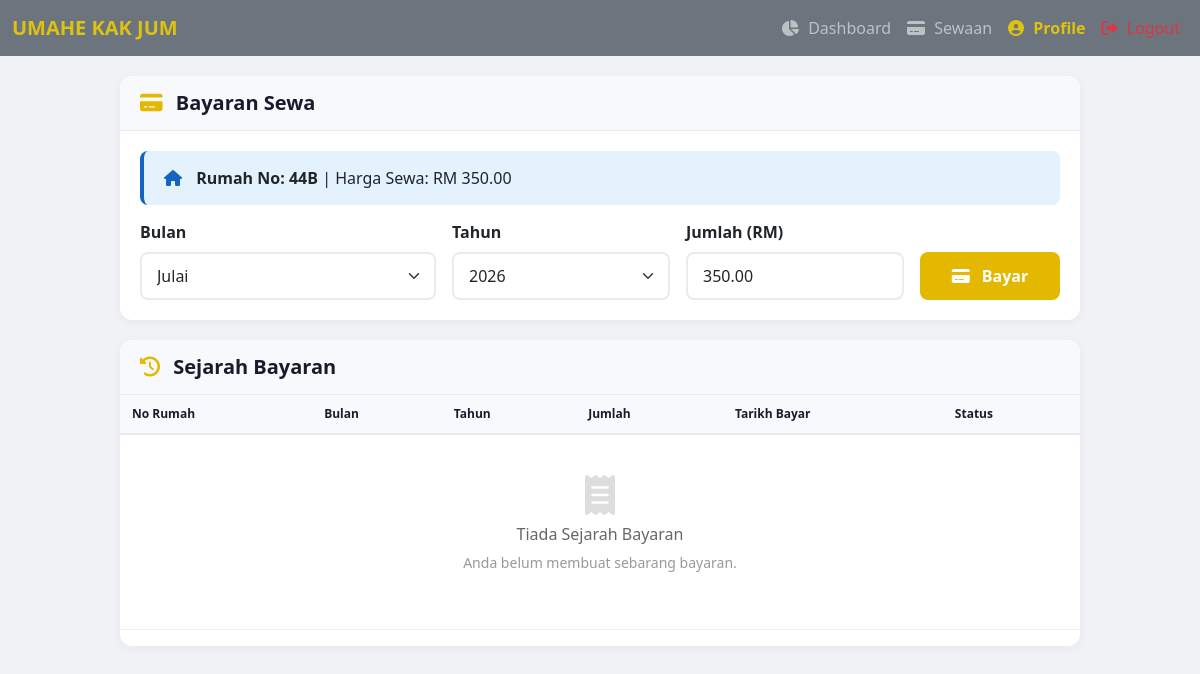
/bayaran.php (signed in), run on the app's committed database.
### tables this page shows
CREATE TABLE IF NOT EXISTS `sewa` (
  `id_sewa` int NOT NULL AUTO_INCREMENT,
  `id_penyewa` int DEFAULT NULL,
  `id_rumah` int DEFAULT NULL,
  `tarikh_masuk` date DEFAULT NULL,
  `deposit` decimal(10,2) DEFAULT NULL,
  PRIMARY KEY (`id_sewa`),
  KEY `id_penyewa` (`id_penyewa`),
  KEY `id_rumah` (`id_rumah`),
  CONSTRAINT `sewa_ibfk_1` FOREIGN KEY (`id_penyewa`) REFERENCES `penyewa` (`id_penyewa`),
  CONSTRAINT `sewa_ibfk_2` FOREIGN KEY (`id_rumah`) REFERENCES `rumah` (`id_rumah`)
);

CREATE TABLE IF NOT EXISTS `rumah` (
  `id_rumah` int NOT NULL AUTO_INCREMENT,
  `no_rumah` varchar(20) DEFAULT NULL,
  `harga_sewa` decimal(10,2) DEFAULT NULL,
  `status` enum('Kosong','Disewa') DEFAULT 'Kosong',
  PRIMARY KEY (`id_rumah`)
);

### bayaran.php (the view, shortened to what this page needs)
<?php
include("db.php");
include("header_penyewa.php");
$id_penyewa = $_SESSION['user_id'];
$sql_sewa = "SELECT s.id_sewa, r.no_rumah, r.harga_sewa, r.id_rumah
             FROM sewa s
             JOIN rumah r ON s.id_rumah = r.id_rumah
             WHERE s.id_penyewa = ? AND r.status = 'Disewa'";
$stmt = mysqli_prepare($conn, $sql_sewa);
mysqli_stmt_bind_param($stmt, "i", $id_penyewa);
mysqli_stmt_execute($stmt);
$result_sewa = mysqli_stmt_get_result($stmt);
$sewa = mysqli_fetch_assoc($result_sewa);
$sql_histori = "SELECT
                    b.id_bayaran,
                    b.tarikh_bayar,
                    b.jumlah,
                    b.status,
                    b.bulan,
                    b.tahun,
                    r.no_rumah
                FROM bayaran b
                INNER JOIN sewa s ON b.id_sewa = s.id_sewa
                INNER JOIN rumah r ON s.id_rumah = r.id_rumah
                WHERE s.id_penyewa = ?
                ORDER BY b.id_bayaran DESC";
$stmt_histori = mysqli_prepare($conn, $sql_histori);
mysqli_stmt_bind_param($stmt_histori, "i", $id_penyewa);
mysqli_stmt_execute($stmt_histori);
$result_histori = mysqli_stmt_get_result($stmt_histori);
?>
<!DOCTYPE html>
<html>
<head>
    <link href="https://cdn.jsdelivr.net/npm/bootstrap@5.3.0/dist/css/bootstrap.min.css" rel="stylesheet">
    <link rel="stylesheet" href="https://cdnjs.cloudflare.com/ajax/libs/font-awesome/6.4.0/css/all.min.css">
</head>
<body>
    <div class="page-wrapper">
        <div class="card-custom">
            <div class="card-header-custom">
                <h5><i class="fas fa-credit-card"></i> Bayaran Sewa</h5>
            </div>
            <div class="card-body-custom">
                <?php if ($sewa): ?>
                    <div class="info-box">
                        <i class="fas fa-home"></i>
                        <strong>Rumah No: <?= htmlspecialchars($sewa['no_rumah']) ?></strong>
                        | Harga Sewa: RM <?= number_format($sewa['harga_sewa'], 2) ?>
                    </div>
                    <form method="POST">
                        <div class="row g-3">
                            <div class="col-md-4">
                                <label class="form-label fw-bold">Bulan</label>
                                <select class="form-select" name="bulan" required>
                                    <?php
                                    $bulan_list = ['Januari','Februari','Mac','April','Mei','Jun','Julai','Ogos','September','Oktober','November','Disember'];
                                    $bulan_semasa = date('n') - 1;
                                    for ($i = 0; $i < 12; $i++) {
                                        $selected = ($i == $bulan_semasa) ? 'selected' : '';
                                        echo "<option value='{$bulan_list[$i]}' $selected>{$bulan_list[$i]}</option>";
                                    }
                                    ?>
                                </select>
                            </div>
                            <div class="col-md-3">
                                <label class="form-label fw-bold">Tahun</label>
                                <select class="form-select" name="tahun" required>
                                    <?php
                                    $tahun_semasa = date('Y');
                                    for ($i = $tahun_semasa - 1; $i <= $tahun_semasa + 1; $i++) {
                                        $selected = ($i == $tahun_semasa) ? 'selected' : '';
                                        echo "<option value='$i' $selected>$i</option>";
                                    }
                                    ?>
                                </select>
                            </div>
                            <div class="col-md-3">
                                <label class="form-label fw-bold">Jumlah (RM)</label>
                                <input type="number" class="form-control" name="jumlah"
                                       value="<?= $sewa['harga_sewa'] ?>" step="0.01" required>
                            </div>
                            <div class="col-md-2 d-flex align-items-end">
                                <button type="submit" name="bayar" class="btn-bayar">
                                    <i class="fas fa-credit-card me-2"></i> Bayar
                                </button>
                            </div>
                        </div>
                    </form>
                <?php endif; ?>
            </div>
        </div>
        <div class="card-custom">
            <div class="card-header-custom">
                <h5><i class="fas fa-history"></i> Sejarah Bayaran</h5>
            </div>
            <div class="card-body-custom" style="padding: 0;">
                <div class="table-responsive">
                    <table class="table table-history">
                        <thead>
                            <tr>
                                <th>No Rumah</th>
                                <th>Bulan</th>
                                <th>Tahun</th>
                                <th>Jumlah</th>
                                <th>Tarikh Bayar</th>
                                <th>Status</th>
                            </tr>
                        </thead>
                        <tbody>
                            <?php if (mysqli_num_rows($result_histori) > 0): ?>
                                <?php while ($row = mysqli_fetch_assoc($result_histori)): ?>
                                <tr>
                                    <td><?= htmlspecialchars($row['no_rumah']) ?></td>
                                    <td><?= $row['bulan'] ?? '-' ?></td>
                                    <td><?= $row['tahun'] ?? '-' ?></td>
                                    <td>RM <?= number_format($row['jumlah'] ?? 0, 2) ?></td>
                                    <td><?= $row['tarikh_bayar'] ? date('d/m/Y H:i', strtotime($row['tarikh_bayar'])) : '-' ?></td>
                                    <td>
                                        <?php if ($row['status'] == 'Lunas'): ?>
                                            <span class="badge-status lunas"><i class="fas fa-check-circle me-1"></i> Lunas</span>
                                        <?php elseif ($row['status'] == 'Pending'): ?>
                                            <span class="badge-status pending"><i class="fas fa-clock me-1"></i> Pending</span>
                                        <?php elseif ($row['status'] == 'Belum Lunas'): ?>
                                            <span class="badge-status belum"><i class="fas fa-exclamation-circle me-1"></i> Belum Lunas</span>
                                        <?php else: ?>
                                            <span class="badge-status tiada">-</span>
                                        <?php endif; ?>
                                    </td>
                                </tr>
                                <?php endwhile; ?>
                            <?php else: ?>
                                <tr>
                                    <td colspan="6">
                                        <div class="empty-state">
                                            <i class="fas fa-receipt"></i>
                                            <h6>Tiada Sejarah Bayaran</h6>
                                            <p>Anda belum membuat sebarang bayaran.</p>
                                        </div>
                                    </td>
                                </tr>
                            <?php endif; ?>
                        </tbody>
                    </table>
                </div>
            </div>
        </div>
    </div>
</body>
</html>

### header_penyewa.php (style rules this page uses)
body { background-color: #43515e; min-height: 100vh; display: flex; flex-direction: column; }

### bayaran.php (style rules this page uses)
body { background: #f0f2f5; font-family: 'Segoe UI', Tahoma, Geneva, Verdana, sans-serif; }
.page-wrapper { max-width: 1000px; margin: 0 auto; padding: 20px; }
.card-custom { background: white; border-radius: 12px; box-shadow: 0 2px 10px rgba(0,0,0,0.05); overflow: hidden; margin-bottom: 20px; }
.card-header-custom { padding: 15px 20px; background: #f8f9fc; border-bottom: 1px solid #e8ecf1; }
.card-header-custom h5 { font-weight: 700; color: #1a1a2e; margin: 0; }
.card-header-custom h5 i { color: #e4b700; margin-right: 8px; }
.card-body-custom { padding: 20px; }
.btn-bayar { background: #e4b700; border: none; border-radius: 8px; padding: 12px 30px; font-weight: 700; color: white; transition: all 0.3s ease; width: 100%; }
.form-control, .form-select { border-radius: 8px; border: 2px solid #e8ecf1; padding: 10px 15px; }
.table-history { font-size: 14px; }
.table-history thead th { background: #f8f9fc; color: #1a1a2e; font-weight: 600; font-size: 12px; padding: 10px 12px; border-bottom: 2px solid #e8ecf1; }
.table-history tbody td { padding: 10px 12px; border-bottom: 1px solid #f0f0f0; }
.empty-state { text-align: center; padding: 30px 20px; }
.empty-state i { font-size: 40px; color: #ddd; margin-bottom: 10px; }
.empty-state h6 { color: #666; }
.empty-state p { color: #999; font-size: 14px; }
.info-box { background: #e3f2fd; border-radius: 8px; padding: 15px 20px; margin-bottom: 15px; border-left: 4px solid #1565c0; }
.info-box i { color: #1565c0; margin-right: 10px; }

### data on the page
sewa: id_rumah.no_rumah "44B", id_rumah.harga_sewa "350.00", jumlah "350.00"

### other printed values
form field bulan "Julai"
form field tahun "2026"
